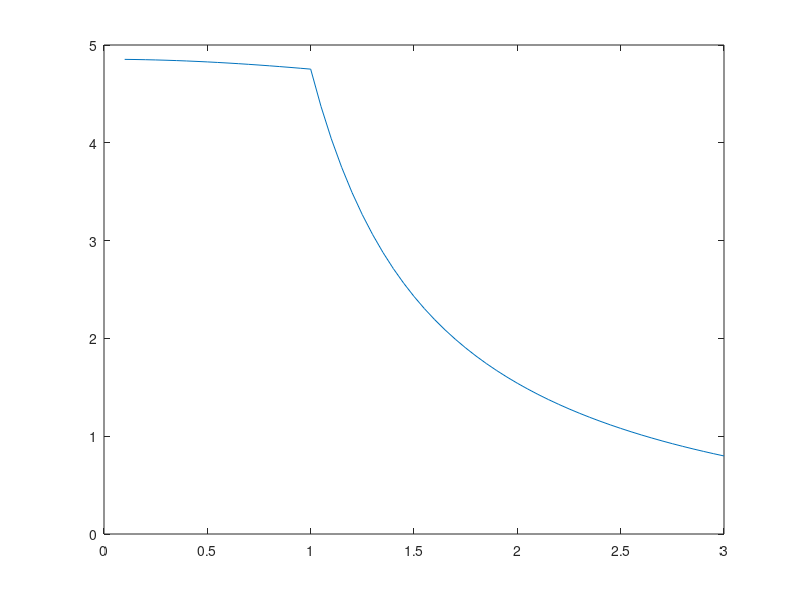

The MATLAB script that drew this image:
ome=@(p,g) sqrt(1-2*g*cos(p)+g^2);
fun=@(p,g,beta) 8/pi*sin(p).^2./(ome(p,g).^2)./(1+(cosh(beta*ome(p,g))).^(-1));
g_list=[0.1:0.05:3];
%beta_list=logspace(-2,2,10);
beta_list=1;
C=zeros(length(g_list),length(beta_list));

row=1;
for g=g_list
    col=1;
    for beta=beta_list
        C(row,col)=integral(@(x)fun(x,g,beta),0,2*pi);
        col=col+1;
    end
    row=row+1;
end

figure(1)
plot(g_list,C)